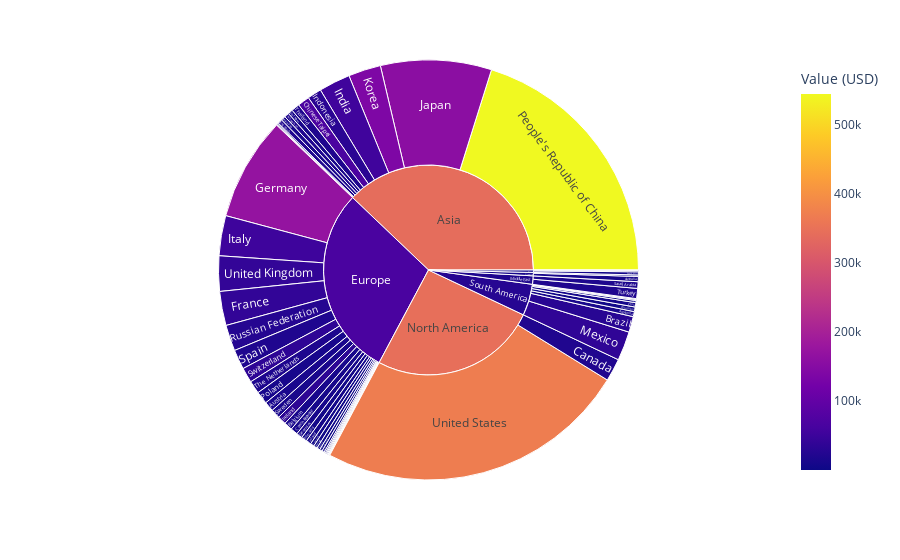

Source (notebook cell):
### Markdown cell above
Lets start by seeing the distribution of industries globally. We'll take the data from 2018 as this is the latest year which has most of the main countries available.

### Code cell
# Filter the data for the year 2018
cleaned_data_2018 = cleaned_data3[cleaned_data3['Year'] == 2018]

# Create the sunburst chart
fig = px.sunburst(data_frame=cleaned_data_2018, path=['Continent', 'Country'], values='Value (USD)',
                  color='Value (USD)', hover_name='ISO3')
fig.show()

### Figure 1 — Plotly figure (JSON) as saved in the notebook; plotly's stock layout.template omitted (floating-point values rounded to 4 significant figures)
{"data": [{"branchvalues": "total", "customdata": [[12600.0], [11300.0], [14400.0], [11640.0], [29140.0], [1051.0], [1162.0], [2712.0], [19960.0], [9091.0], [67320.0], [5596.0], [1744.0], [1125.0], [235.8], [10810.0], [11040.0], [580.6], [7901.0], [39240.0], [169400.0], [2978.0], [1701.0], [4577.0], [551.9], [54260.0], [30470.0], [33670.0], [52390.0], [157500.0], [4519.0], [138700.0], [307.1], [544.4], [1006.0], [632.3], [12450.0], [156.1], [36810.0], [4147.0], [2016.0], [4505.0], [254.3], [4044.0], [544000.0], [4304.0], [19280.0], [12250.0], [3428.0], [6048.0], [25310.0], [17830.0], [939.2], [19140.0], [3332.0], [1901.0], [6823.0], [19110.0], [13140.0], [34940.0], [18720.0], [18310.0], [1083.0], [19160.0], [40620.0], [368900.0], [11400.0], [5580.0], [340900.0], [66280.0], [18630.0], [345200.0], [9792.0], [26610.0]], "domain": {"x": [0, 1], "y": [0, 1]}, "hovertemplate": "<b>%{hovertext}</b><br><br>labels=%{label}<br>Value (USD)_sum=%{value}<br>parent=%{parent}<br>id=%{id}<br>Value (USD)=%{color}<extra></extra>", "hovertext": ["ARG", "AUS", "AUT", "BEL", "BRA", "BRN", "BGR", "KHM", "CAN", "CHL", "TWN", "COL", "CRI", "HRV", "CYP", "CZE", "DNK", "EST", "FIN", "FRA", "DEU", "GRC", "HKG", "HUN", "ISL", "IND", "IDN", "IRL", "ITA", "JPN", "KAZ", "KOR", "LAO", "LVA", "LTU", "LUX", "MYS", "MLT", "MEX", "MAR", "MMR", "NZL", "MKD", "NOR", "CHN", "PER", "PHL", "POL", "PRT", "ROU", "RUS", "SAU", "SRB", "SGP", "SVK", "SVN", "ZAF", "ESP", "SWE", "CHE", "THA", "NLD", "TUN", "TUR", "GBR", "USA", "VNM", "(?)", "(?)", "(?)", "(?)", "(?)", "(?)", "(?)"], "ids": ["South America/Argentina", "Oceania/Australia", "Europe/Austria", "Europe/Belgium", "South America/Brazil", "Asia/Brunei Darussalam", "South America/Bulgaria", "South America/Cambodia", "North America/Canada", "South America/Chile", "Asia/Chinese Taipei", "South America/Colombia", "South America/Costa Rica", "Europe/Croatia", "Europe/Cyprus", "Europe/Czech Republic", "Europe/Denmark", "Europe/Estonia", "Europe/Finland", "Europe/France", "Europe/Germany", "Europe/Greece", "Asia/Hong Kong", "Europe/Hungary", "Europe/Iceland", "Asia/India", "Asia/Indonesia", "Europe/Ireland", "Europe/Italy", "Asia/Japan", "Asia/Kazakhstan", "Asia/Korea", "Asia/Laos", "Europe/Latvia", "Europe/Lithuania", "Europe/Luxembourg", "Asia/Malaysia", "Europe/Malta", "South America/Mexico", "Africa/Morocco", "Asia/Myanmar", "Oceania/New Zealand", "Europe/North Macedonia", "Europe/Norway", "Asia/People's Republic of China", "South America/Peru", "Asia/Philippines", "Europe/Poland", "Europe/Portugal", "Europe/Romania", "Europe/Russian Federation", "Middle East/Saudi Arabia", "Europe/Serbia", "Asia/Singapore", "Europe/Slovak Republic", "Europe/Slovenia", "Africa/South Africa", "Europe/Spain", "Europe/Sweden", "Europe/Switzerland", "Asia/Thailand", "Europe/The Netherlands", "Africa/Tunisia", "Middle East/Turkey", "Europe/United Kingdom", "North America/United States", "Asia/Viet Nam", "Africa", "Asia", "Europe", "Middle East", "North America", "Oceania", "South America"], "labels": ["Argentina", "Australia", "Austria", "Belgium", "Brazil", "Brunei Darussalam", "Bulgaria", "Cambodia", "Canada", "Chile", "Chinese Taipei", "Colombia", "Costa Rica", "Croatia", "Cyprus", "Czech Republic", "Denmark", "Estonia", "Finland", "France", "Germany", "Greece", "Hong Kong", "Hungary", "Iceland", "India", "Indonesia", "Ireland", "Italy", "Japan", "Kazakhstan", "Korea", "Laos", "Latvia", "Lithuania", "Luxembourg", "Malaysia", "Malta", "Mexico", "Morocco", "Myanmar", "New Zealand", "North Macedonia", "Norway", "People's Republic of China", "Peru", "Philippines", "Poland", "Portugal", "Romania", "Russian Federation", "Saudi Arabia", "Serbia", "Singapore", "Slovak Republic", "Slovenia", "South Africa", "Spain", "Sweden", "Switzerland", "Thailand", "The Netherlands", "Tunisia", "Turkey", "United Kingdom", "United States", "Viet Nam", "Africa", "Asia", "Europe", "Middle East", "North America", "Oceania", "South America"], "marker": {"coloraxis": "coloraxis", "colors": [12600.0, 11300.0, 14400.0, 11640.0, 29140.0, 1051.0, 1162.0, 2712.0, 19960.0, 9091.0, 67320.0, 5596.0, 1744.0, 1125.0, 235.8, 10810.0, 11040.0, 580.6, 7901.0, 39240.0, 169400.0, 2978.0, 1701.0, 4577.0, 551.9, 54260.0, 30470.0, 33670.0, 52390.0, 157500.0, 4519.0, 138700.0, 307.1, 544.4, 1006.0, 632.3, 12450.0, 156.1, 36810.0, 4147.0, 2016.0, 4505.0, 254.3, 4044.0, 544000.0, 4304.0, 19280.0, 12250.0, 3428.0, 6048.0, 25310.0, 17830.0, 939.2, 19140.0, 3332.0, 1901.0, 6823.0, 19110.0, 13140.0, 34940.0, 18720.0, 18310.0, 1083.0, 19160.0, 40620.0, 368900.0, 11400.0, 5580.0, 340900.0, 66280.0, 18630.0, 345200.0, 9792.0, 26610.0]}, "name": "", "parents": ["South America", "Oceania", "Europe", "Europe", "South America", "Asia", "South America", "South America", "North America", "South America", "Asia", "South America", "South America", "Europe", "Europe", "Europe", "Europe", "Europe", "Europe", "Europe", "Europe", "Europe", "Asia", "Europe", "Europe", "Asia", "Asia", "Europe", "Europe", "Asia", "Asia", "Asia", "Asia", "Europe", "Europe", "Europe", "Asia", "Europe", "South America", "Africa", "Asia", "Oceania", "Europe", "Europe", "Asia", "South America", "Asia", "Europe", "Europe", "Europe", "Europe", "Middle East", "Europe", "Asia", "Europe", "Europe", "Africa", "Europe", "Europe", "Europe", "Asia", "Europe", "Africa", "Middle East", "Europe", "North America", "Asia", "", "", "", "", "", "", ""], "type": "sunburst", "values": [74480.0, 76490.0, 143900.0, 124000.0, 231400.0, 1491, 16040.0, 6643.0, 333400.0, 63280.0, 174623, 67350.0, 5404.0, 14210.0, 2396.0, 104800.0, 88330.0, 7307.0, 75030.0, 500300.0, 1517000.0, 34350.0, 4385.0, 55790.0, 4032.0, 461900.0, 207348, 126500.0, 588800.0, 1628000.0, 18310.0, 477000.0, 1692.0, 6744.0, 15960.0, 4453.0, 66976, 1517.0, 428500.0, 20230.0, 11930.0, 21880.0, 1680.0, 45750.0, 3843000.0, 31040.0, 68340.0, 184600.0, 55310.0, 83020.0, 382200.0, 97220.0, 13600.0, 66080.0, 38820.0, 20350.0, 45180.0, 289300.0, 136200.0, 220800.0, 122900.0, 189200.0, 6051.0, 148880, 517700.0, 4581000.0, 70650.0, 71453, 7224000.0, 5594000.0, 246100.0, 4914000.0, 98370.0, 924100.0]}], "layout": {"coloraxis": {"colorbar": {"title": {"text": "Value (USD)"}}, "colorscale": [[0, "#0d0887"], [0.1111, "#46039f"], [0.2222, "#7201a8"], [0.3333, "#9c179e"], [0.4444, "#bd3786"], [0.5556, "#d8576b"], [0.6667, "#ed7953"], [0.7778, "#fb9f3a"], [0.8889, "#fdca26"], [1, "#f0f921"]]}, "legend": {"tracegroupgap": 0}, "margin": {"t": 60}}}
